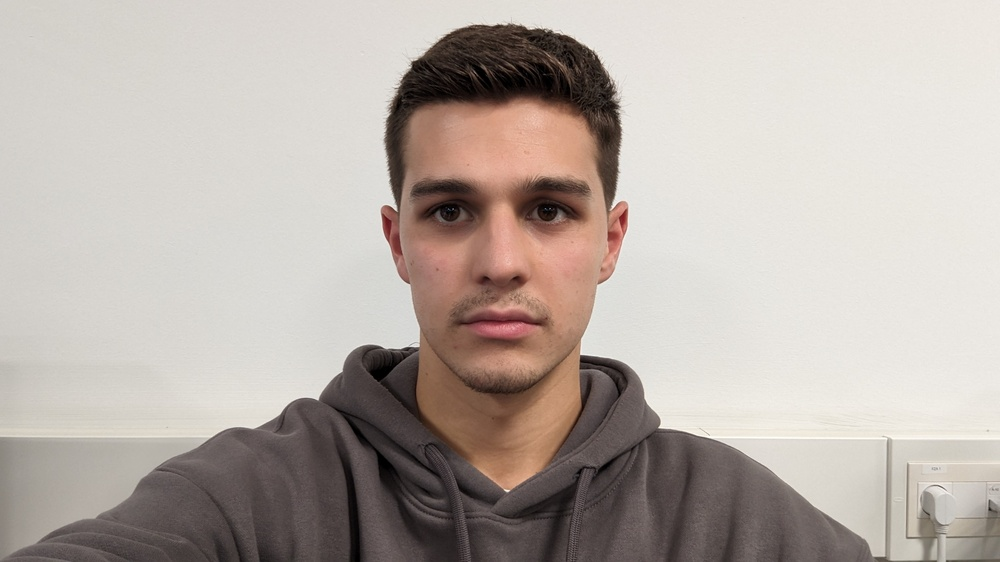
#> input picture data/Alex.jpg, 1000 x 562 px, shrunk from 3840 x 2160 before the run, given in place of the camera
$ python background.py
#> lines starting #> are read from the running program, lines starting #| are printed output that depends on the picture; after the words box and inside, x2 and y2 are one past the last pixel; in counts of white or black regions, pixels touching at a corner belong together
import cv2
import time
import numpy as np


def bgremove(frame, min_thres, min_satur, min_brigth):
    min_piel = np.array([min_thres, min_satur, min_brigth])
    max_piel = np.array([255, 255, 255])

    # Convert image to HSV
    frameHSV = cv2.GaussianBlur(frame, (7, 7), 0)
    frameHSV = cv2.cvtColor(frameHSV, cv2.COLOR_RGB2HSV)

    # mascara que pilla el color del tono de piel
    skinRegion = cv2.inRange(frameHSV, min_piel, max_piel)
    frame_skin = cv2.bitwise_and(frame, frame, mask=skinRegion)

    return frame_skin


def main():
    window_name = "Window"

    cap = cv2.VideoCapture(0)
    cv2.namedWindow(window_name)
    cv2.moveWindow(window_name, 20, 20)

    # Crating the trackbars
    cv2.createTrackbar("Min", window_name, 0, 255, lambda x: x)  # 90
#> slider 'Min' is set to 51
    cv2.createTrackbar("Min-s", window_name, 0, 255, lambda x: x)  # 60
#> slider 'Min-s' is set to 51
    cv2.createTrackbar("Min-b", window_name, 0, 255, lambda x: x)  # 50
#> slider 'Min-b' is set to 51

    while True:
        _, img = cap.read()
#> img is the input picture: shape (562, 1000, 3); mean B, G, R 168.2, 174.7, 184.2

        masked_img = bgremove(
            img,
            cv2.getTrackbarPos("Min", window_name),
            cv2.getTrackbarPos("Min-b", window_name),
            cv2.getTrackbarPos("Min-s", window_name),
        )
#> in bgremove, `frameHSV = cv2.cvtColor(frameHSV, cv2.COLOR_RGB2HSV)`: frameHSV: shape (562, 1000, 3); mean H, S, V 104.8, 28.3, 184.2
#> in bgremove, `skinRegion = cv2.inRange(frameHSV, min_piel, max_piel)`:
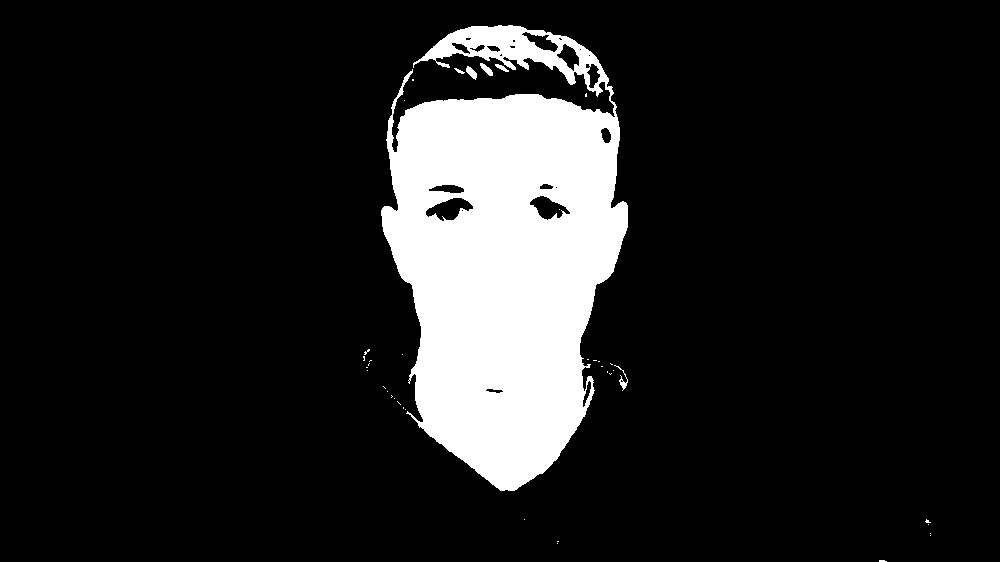
#> skinRegion: shape (562, 1000); 13.4% white; 40 white regions (34 under 20 px), largest, box (x1, y1, x2, y2) and area: (381, 25, 628, 491) 74916, (466, 66, 477, 80) 84, (480, 63, 493, 76) 81, (614, 365, 628, 391) 77, (495, 64, 509, 72) 50, (454, 68, 465, 74) 28
#> in bgremove, `frame_skin = cv2.bitwise_and(frame, frame, mask=skinRegion)`:
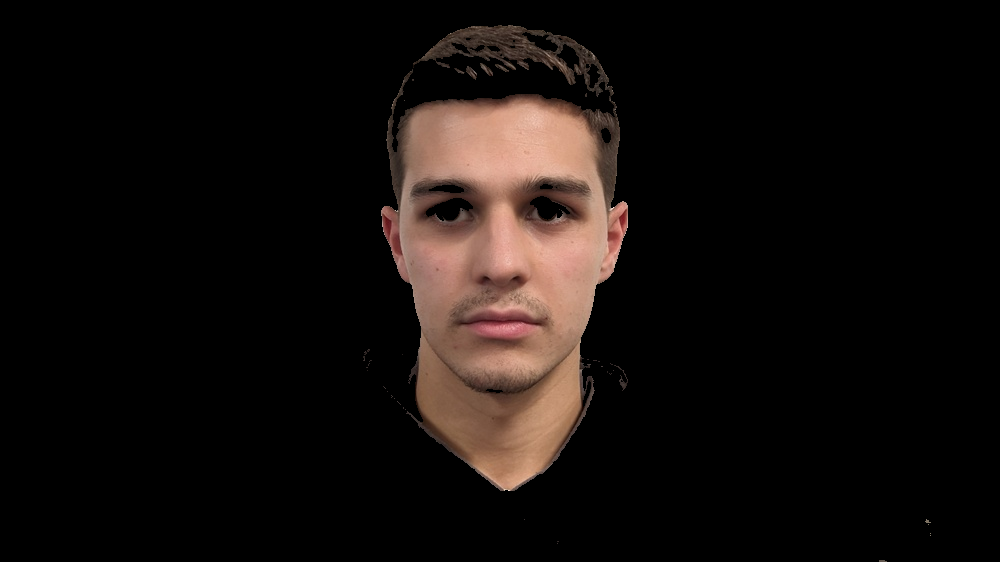
#> frame_skin: shape (562, 1000, 3); mean B, G, R 12.5, 14.9, 20.4

        cv2.imshow(window_name, masked_img)

        key = cv2.waitKey(1)
#> (key q is pressed here)
        if key == ord("q"):
            break
        elif key == ord("s"):
            name = "skin" + time.asctime() + ".jpg"
            cv2.imwrite(name, masked_img)

    cap.release()
    cv2.destroyAllWindows()


if __name__ == "__main__":
    main()

$ run again, on data/Endika.jpg
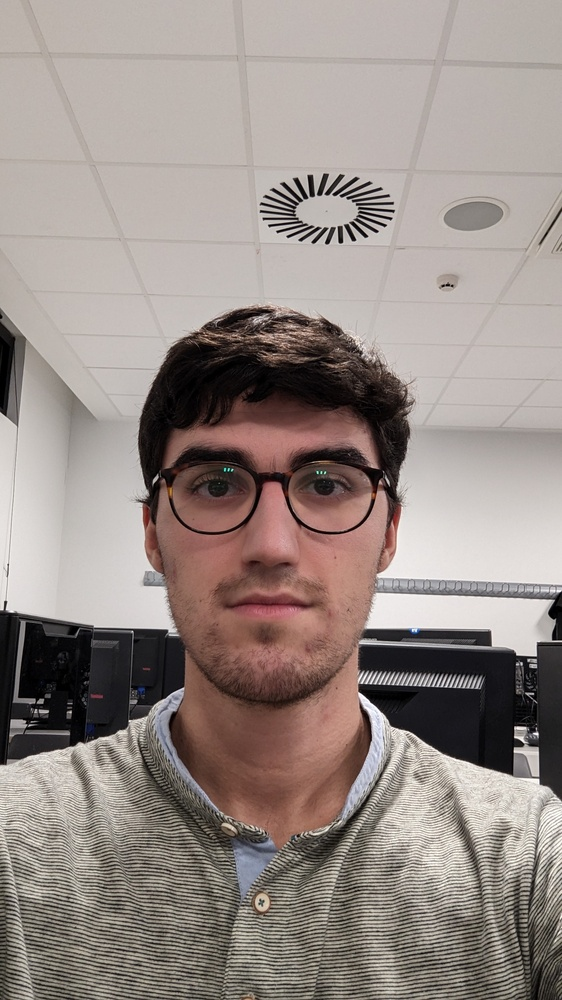
#> input picture data/Endika.jpg, 562 x 1000 px, shrunk from 2160 x 3840 before the run, given in place of the camera
#> in main, img is the input picture: shape (1000, 562, 3); mean B, G, R 134.1, 139.2, 150.4
#> in bgremove, `skinRegion = cv2.inRange(frameHSV, min_piel, max_piel)`:
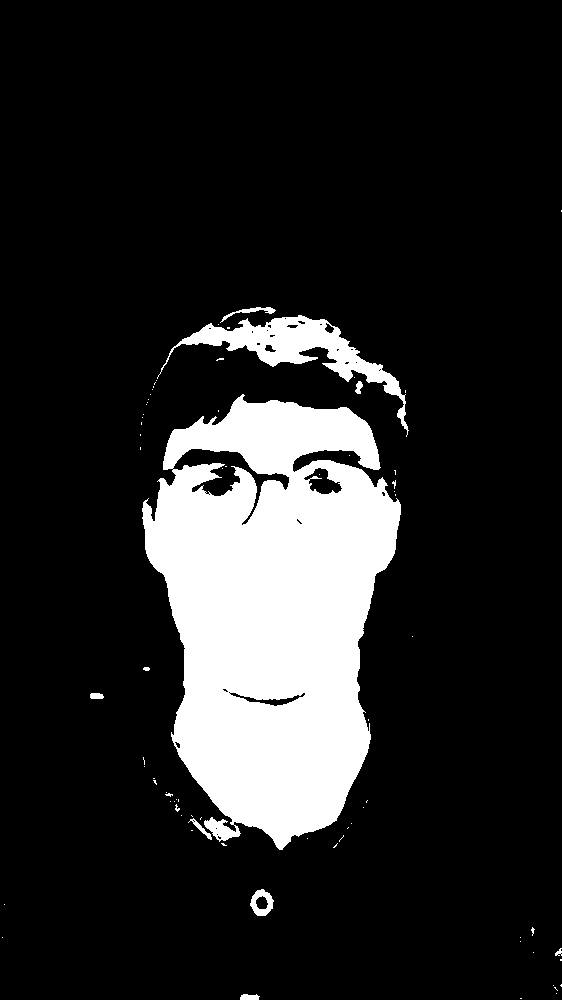
#> skinRegion: shape (1000, 562); 15.3% white; 75 white regions (65 under 20 px), largest, box (x1, y1, x2, y2) and area: (142, 394, 401, 850) 78581, (157, 315, 409, 437) 6053, (250, 889, 274, 916) 349
#> in bgremove, `frame_skin = cv2.bitwise_and(frame, frame, mask=skinRegion)`:
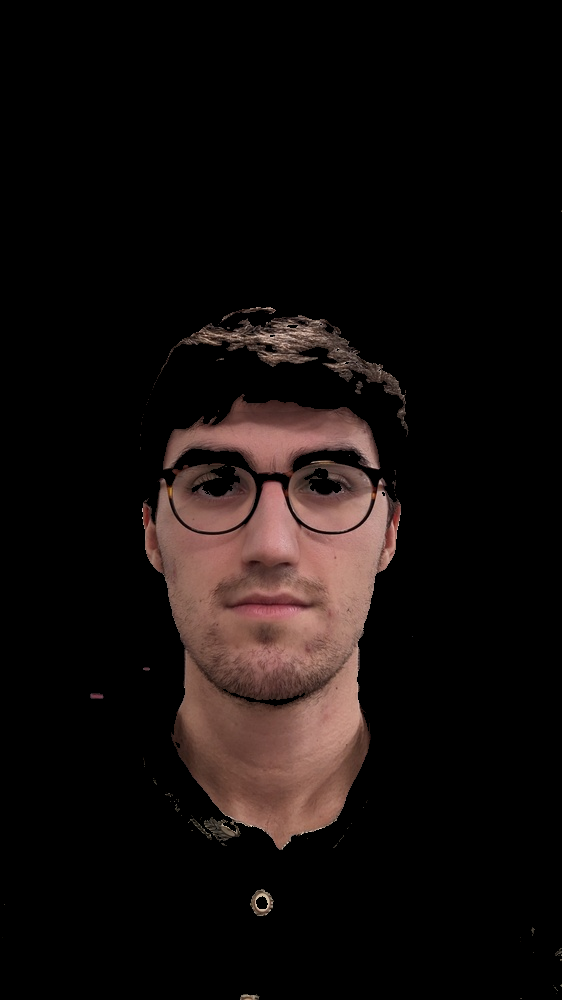
#> frame_skin: shape (1000, 562, 3); mean B, G, R 12.4, 13.8, 19.9
